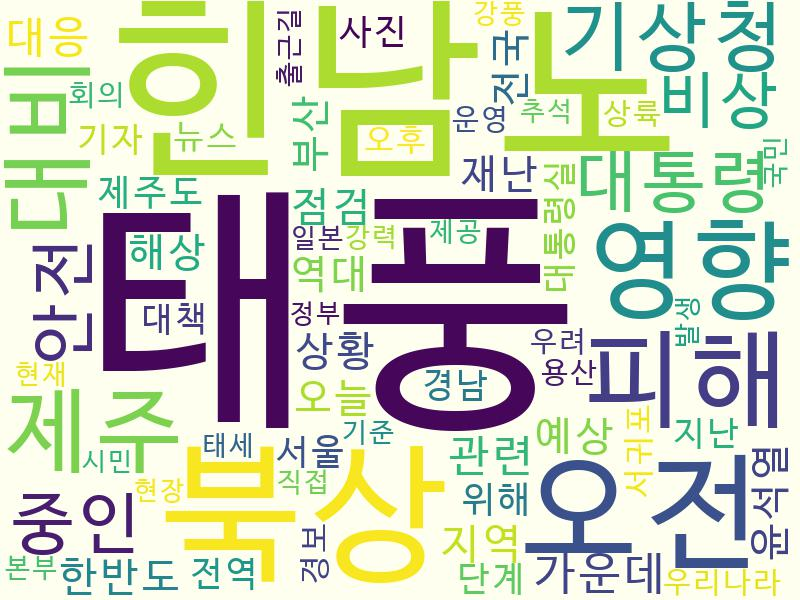

This chart was generated by the following Python code:
import json
import re

import matplotlib.font_manager as fm

from konlpy.tag import Okt

from collections import Counter

import matplotlib
import matplotlib.pyplot as plt
from matplotlib import font_manager, rc
from wordcloud import WordCloud

inputFileName = '../json/code-1'
data = json.loads(open(inputFileName + '.json', 'r', encoding='utf-8').read())
print(f'data: {data}')


message = ''

for item in data:
	#    if 'message' in item.keys():
	#        message = message + re.sub(r'[^\w]', ' ', item['message']) +''
	if 'description' in item.keys():
		message = message + re.sub(r'[^\w]', ' ', item['description']) + ''


print(f'message: {message}')  # 출력하여 내용 확인


nlp = Okt()
message_N = nlp.nouns(message)
print(f'message_N: {message_N}')  # 출력하여 내용 확인

count = Counter(message_N)

print(f'count: {count}')  # 출력하여 내용 확인


word_count = dict()

for tag, counts in count.most_common(80)[2:-1]:
	if len(str(tag)) > 1:
		word_count[tag] = counts
		print("%s : %d" % (tag, counts))

font_path = '../font/d2coding.ttc'
fontprop = fm.FontProperties(fname=font_path, size=15)
# matplotlib.rc('font', family=font_name)
# fm._rebuild()

plt.rc('font', family=fontprop.get_name())

plt.figure(figsize=(12, 5))
plt.xlabel('키워드')
plt.ylabel('빈도수')
plt.grid(True)

sorted_Keys = sorted(word_count, key=word_count.get, reverse=True)
sorted_Values = sorted(word_count.values(), reverse=True)

plt.bar(range(len(word_count)), sorted_Values, align='center')
plt.xticks(range(len(word_count)), list(sorted_Keys), rotation='90')

plt.show()

wc = WordCloud(font_path, background_color='ivory', width=800, height=600)
cloud = wc.generate_from_frequencies(word_count)

plt.figure(figsize=(8, 8))
plt.imshow(cloud)
plt.axis('off')
plt.show()

cloud.to_file('Task-04.jpg')
